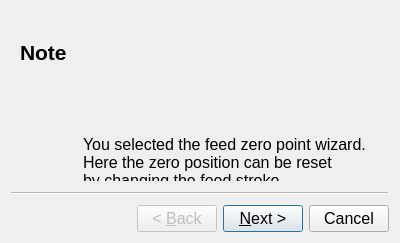
<?xml version="1.0" encoding="UTF-8"?>
<ui version="4.0">
 <class>Clp_StackTurnFeedZeroAdjustWizard</class>
 <widget class="QWizard" name="Clp_StackTurnFeedZeroAdjustWizard">
  <property name="geometry">
   <rect>
    <x>0</x>
    <y>0</y>
    <width>400</width>
    <height>243</height>
   </rect>
  </property>
  <property name="font">
   <font>
    <family>Arial</family>
    <pointsize>12</pointsize>
   </font>
  </property>
  <property name="windowTitle">
   <string>Feed zero point adjust</string>
  </property>
  <property name="autoFillBackground">
   <bool>true</bool>
  </property>
  <property name="modal">
   <bool>true</bool>
  </property>
  <property name="wizardStyle">
   <enum>QWizard::ClassicStyle</enum>
  </property>
  <widget class="QWizardPage" name="WizardPage">
   <property name="autoFillBackground">
    <bool>true</bool>
   </property>
   <property name="title">
    <string>Note</string>
   </property>
   <widget class="QLabel" name="pixmapLabel1">
    <property name="geometry">
     <rect>
      <x>-1</x>
      <y>-3</y>
      <width>64</width>
      <height>128</height>
     </rect>
    </property>
    <property name="autoFillBackground">
     <bool>true</bool>
    </property>
    <property name="pixmap">
     <pixmap resource="../../qresources/demo.qrc">:/demo/images/img_1.png</pixmap>
    </property>
    <property name="scaledContents">
     <bool>true</bool>
    </property>
    <property name="alignment">
     <set>Qt::AlignVCenter</set>
    </property>
    <property name="wordWrap">
     <bool>false</bool>
    </property>
   </widget>
   <widget class="QLabel" name="textLabel1">
    <property name="geometry">
     <rect>
      <x>72</x>
      <y>3</y>
      <width>305</width>
      <height>121</height>
     </rect>
    </property>
    <property name="autoFillBackground">
     <bool>true</bool>
    </property>
    <property name="text">
     <string>You selected the feed zero point wizard.
Here the zero position can be reset 
by changing the feed stroke.</string>
    </property>
    <property name="wordWrap">
     <bool>false</bool>
    </property>
   </widget>
  </widget>
  <widget class="QWizardPage" name="WizardPage_0">
   <property name="autoFillBackground">
    <bool>true</bool>
   </property>
   <property name="title">
    <string>Adjustment</string>
   </property>
   <widget class="QLabel" name="pixmapLabel1_2">
    <property name="geometry">
     <rect>
      <x>-1</x>
      <y>-3</y>
      <width>64</width>
      <height>128</height>
     </rect>
    </property>
    <property name="autoFillBackground">
     <bool>true</bool>
    </property>
    <property name="pixmap">
     <pixmap resource="../../qresources/demo.qrc">:/demo/images/img_1.png</pixmap>
    </property>
    <property name="scaledContents">
     <bool>true</bool>
    </property>
    <property name="wordWrap">
     <bool>false</bool>
    </property>
   </widget>
   <widget class="QLabel" name="TL_EjeZeroAdjust">
    <property name="geometry">
     <rect>
      <x>65</x>
      <y>45</y>
      <width>145</width>
      <height>19</height>
     </rect>
    </property>
    <property name="autoFillBackground">
     <bool>true</bool>
    </property>
    <property name="text">
     <string>Zero pt. adjust.</string>
    </property>
    <property name="alignment">
     <set>Qt::AlignRight|Qt::AlignTrailing|Qt::AlignVCenter</set>
    </property>
    <property name="wordWrap">
     <bool>false</bool>
    </property>
   </widget>
   <widget class="CReqValue" name="LE_SetStrEjeZeroAdjust">
    <property name="enabled">
     <bool>false</bool>
    </property>
    <property name="geometry">
     <rect>
      <x>215</x>
      <y>44</y>
      <width>60</width>
      <height>25</height>
     </rect>
    </property>
    <property name="autoFillBackground">
     <bool>true</bool>
    </property>
    <property name="VarRef">
     <cstring>SetStrClpStackTurnFeedZeroAdjustWizard</cstring>
    </property>
   </widget>
   <widget class="CActValue" name="Label_EjeZeroAdjust">
    <property name="geometry">
     <rect>
      <x>286</x>
      <y>45</y>
      <width>60</width>
      <height>24</height>
     </rect>
    </property>
    <property name="autoFillBackground">
     <bool>true</bool>
    </property>
    <property name="VarRef">
     <cstring>ActStrClpTurnFeedAdjust</cstring>
    </property>
   </widget>
   <widget class="CVarDimension" name="cVarDimension">
    <property name="geometry">
     <rect>
      <x>349</x>
      <y>43</y>
      <width>31</width>
      <height>25</height>
     </rect>
    </property>
    <property name="autoFillBackground">
     <bool>true</bool>
    </property>
    <property name="text">
     <string>mm</string>
    </property>
    <property name="Refresh">
     <enum>CFixText::EventRefresh</enum>
    </property>
    <property name="Variable">
     <cstring>SetStrEjeZeroAdjustWizard</cstring>
    </property>
   </widget>
  </widget>
 </widget>
 <layoutdefault spacing="6" margin="11"/>
 <customwidgets>
  <customwidget>
   <class>CActValue</class>
   <extends>QLabel</extends>
   <header>cactvalue.h</header>
  </customwidget>
  <customwidget>
   <class>CFixText</class>
   <extends>QLabel</extends>
   <header>cfixtext.h</header>
  </customwidget>
  <customwidget>
   <class>CReqValue</class>
   <extends>QLineEdit</extends>
   <header>creqvalue.h</header>
  </customwidget>
  <customwidget>
   <class>CVarDimension</class>
   <extends>CFixText</extends>
   <header>cvardimension.h</header>
  </customwidget>
 </customwidgets>
 <includes>
  <include location="local">qt4port.h</include>
  <include location="local">CActValue.h</include>
  <include location="local">CReqValue.h</include>
  <include location="local">CVarDimension.h</include>
 </includes>
 <resources>
  <include location="../../qresources/demo.qrc"/>
  <include location="demo.qrc"/>
 </resources>
 <connections/>
</ui>
